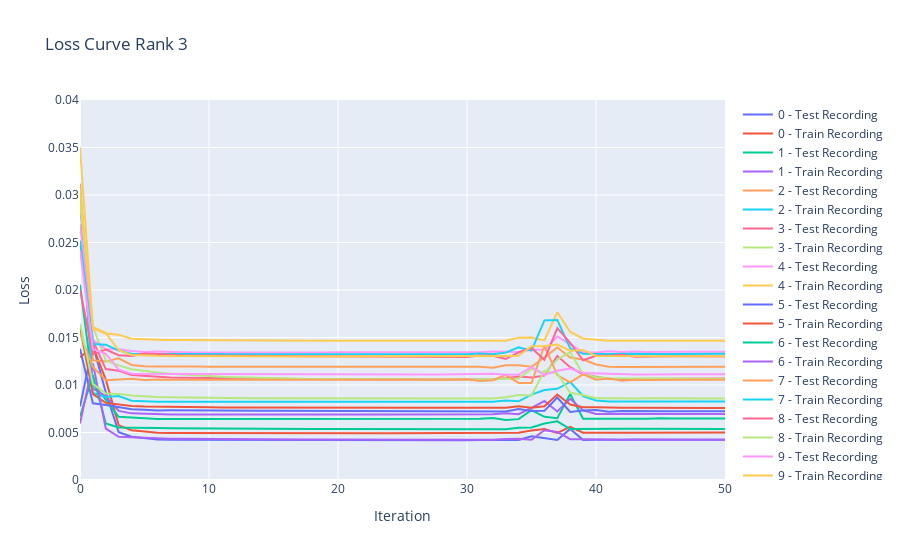

The cell this chart's notebook holds for it:
### Code cell
train_loss = np.array(train_loss)
test_loss = np.array(test_loss)

fig = go.Figure()
for recording in range(TOTAL_RECORDINGS):
    fig.add_trace(go.Scatter(y=test_loss[:, recording], name=f'{recording} - Test Recording'))
    fig.add_trace(go.Scatter(y=train_loss[:, recording], name=f'{recording} - Train Recording'))
fig.update_layout(title=f'Loss Curve Rank {RANK}', xaxis_title='Iteration', yaxis_title='Loss')
# Show the y axis from 0 to 0.1
fig.update_yaxes(range=[0, 0.04])
fig.show()

test_loss_neural_network = test_loss[-1]
